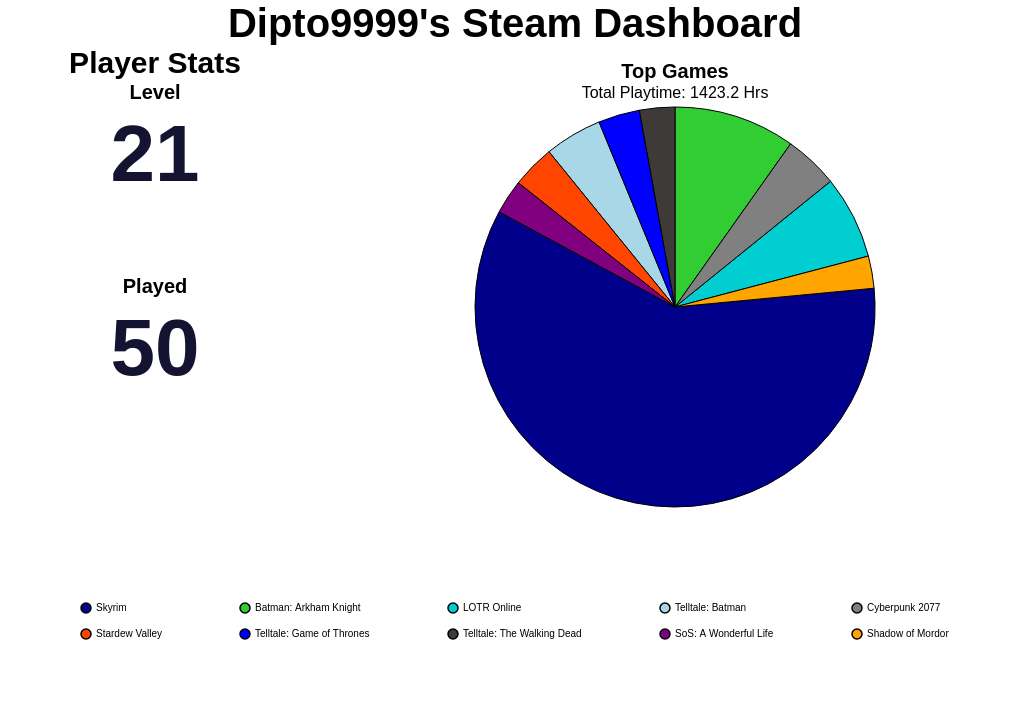

Vega-Lite specification for this chart:
### Vega-Lite specification from a JSON file in a GitHub repository (floating-point values rounded to 4 significant figures)
{"config": {"view": {"continuousWidth": 300, "continuousHeight": 300, "strokeOpacity": 0, "strokeWidth": 1.5}, "axis": {"labelFontSize": 12, "titleFontSize": 16}, "legend": {"labelFontSize": 12, "titleFontSize": 16}}, "hconcat": [{"vconcat": [{"data": {"name": "data-2499b64f9be58983f459d2071ccce1f4"}, "mark": {"type": "text", "align": "center", "baseline": "middle", "color": "#141331", "fontSize": 80, "fontWeight": "bold"}, "encoding": {"text": {"field": "Value", "type": "quantitative"}, "x": {"axis": null, "field": "Metric", "type": "nominal"}, "y": {"value": 50}}, "height": 150, "title": {"text": "Level", "anchor": "middle", "fontSize": 20}, "width": 300}, {"data": {"name": "data-3d361614c23f12396fa0eab35a1d9e7a"}, "mark": {"type": "text", "align": "center", "baseline": "middle", "color": "#141331", "fontSize": 80, "fontWeight": "bold"}, "encoding": {"text": {"field": "Value", "type": "quantitative"}, "x": {"axis": null, "field": "Metric", "type": "nominal"}, "y": {"value": 50}}, "height": 150, "title": {"text": "Played", "anchor": "middle", "fontSize": 20}, "width": 300}], "title": {"text": "Player Stats", "anchor": "middle", "fontSize": 30}}, {"data": {"name": "data-0d26d1cd0bf3723d2a806dd281558443"}, "mark": {"type": "arc", "stroke": "black", "strokeWidth": 1}, "encoding": {"color": {"field": "name", "legend": {"columnPadding": 75, "columns": 5, "direction": "horizontal", "labelFontSize": 10, "orient": "bottom", "padding": 75, "rowPadding": 10, "title": "", "titleAlign": "center", "titleFontSize": 16}, "scale": {"range": ["#00008B", "#32CD32", "#00CED1", "#A8D7E7", "#808080", "#FF4500", "#0000FF", "#3D3A38", "#800080", "#FFA500", "#006400", "#8B0000", "#FFD700", "#4682B4", "#2E8B57"]}, "sort": null, "type": "nominal"}, "theta": {"field": "playtime_percentage", "type": "quantitative"}, "tooltip": [{"field": "name", "title": "Game", "type": "nominal"}, {"field": "playtime_forever", "format": ".1f", "title": "Time (Hrs)", "type": "quantitative"}, {"field": "playtime_percentage", "format": ".2f", "title": "Playtime (%)", "type": "quantitative"}]}, "height": 400, "title": {"text": "Top Games", "anchor": "middle", "fontSize": 20, "subtitle": "Total Playtime: 1423.2 Hrs", "subtitleFontSize": 16}, "width": 700}], "padding": {"left": 250, "right": 250, "top": 0, "bottom": 0}, "title": {"text": "Dipto9999's Steam Dashboard", "anchor": "middle", "fontSize": 40}, "$schema": "https://vega.github.io/schema/vega-lite/v6.1.0.json", "datasets": {"data-2499b64f9be58983f459d2071ccce1f4": [{"Metric": "Level", "Value": 21}], "data-3d361614c23f12396fa0eab35a1d9e7a": [{"Metric": "Played", "Value": 50}], "data-0d26d1cd0bf3723d2a806dd281558443": [{"name": "Skyrim", "playtime_forever": 845.3, "appid": 72850, "playtime_percentage": 59.39}, {"name": "Batman: Arkham Knight", "playtime_forever": 139.7, "appid": 208650, "playtime_percentage": 9.81}, {"name": "LOTR Online", "playtime_forever": 95.7, "appid": 212500, "playtime_percentage": 6.72}, {"name": "Telltale: Batman", "playtime_forever": 66.22, "appid": 498240, "playtime_percentage": 4.65}, {"name": "Cyberpunk 2077", "playtime_forever": 62.2, "appid": 1091500, "playtime_percentage": 4.37}, {"name": "Stardew Valley", "playtime_forever": 49.5, "appid": 413150, "playtime_percentage": 3.48}, {"name": "Telltale: Game of Thrones", "playtime_forever": 47.68, "appid": 330840, "playtime_percentage": 3.35}, {"name": "Telltale: The Walking Dead", "playtime_forever": 40.52, "appid": 207610, "playtime_percentage": 2.85}, {"name": "SoS: A Wonderful Life", "playtime_forever": 39.42, "appid": 2111170, "playtime_percentage": 2.77}, {"name": "Shadow of Mordor", "playtime_forever": 37.05, "appid": 241930, "playtime_percentage": 2.6}]}}
